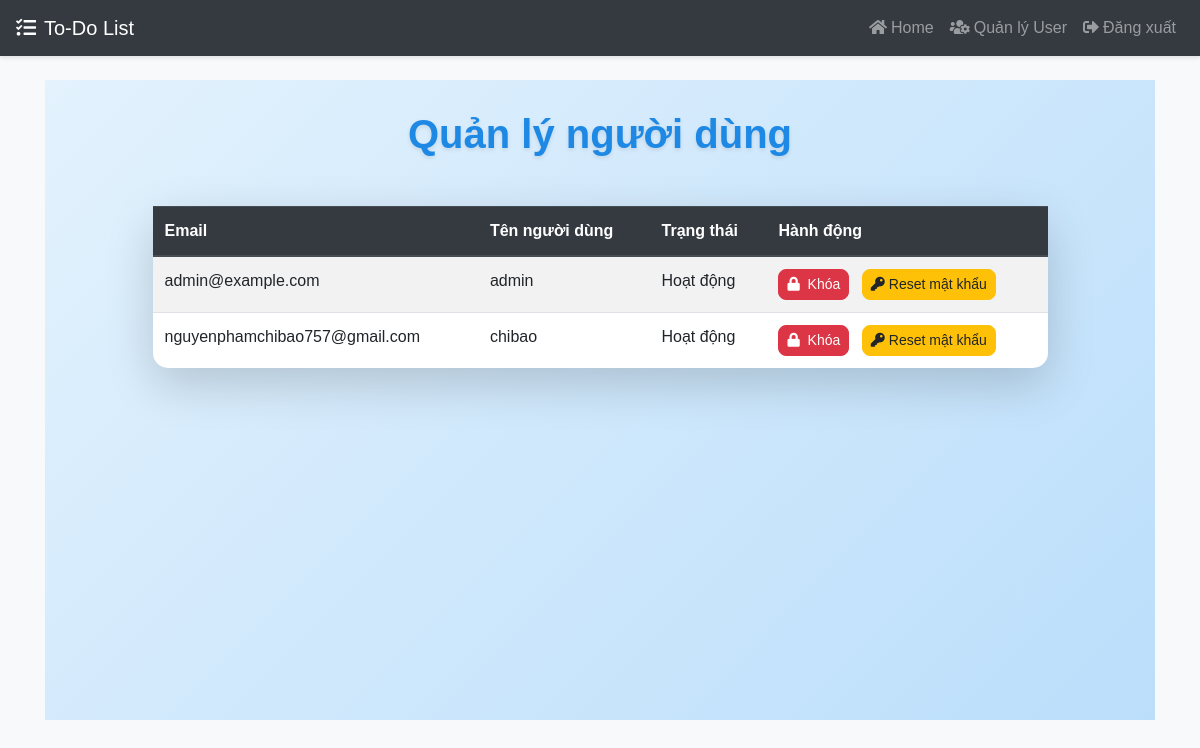
Before: /admin/users (signed in) with the older database file.
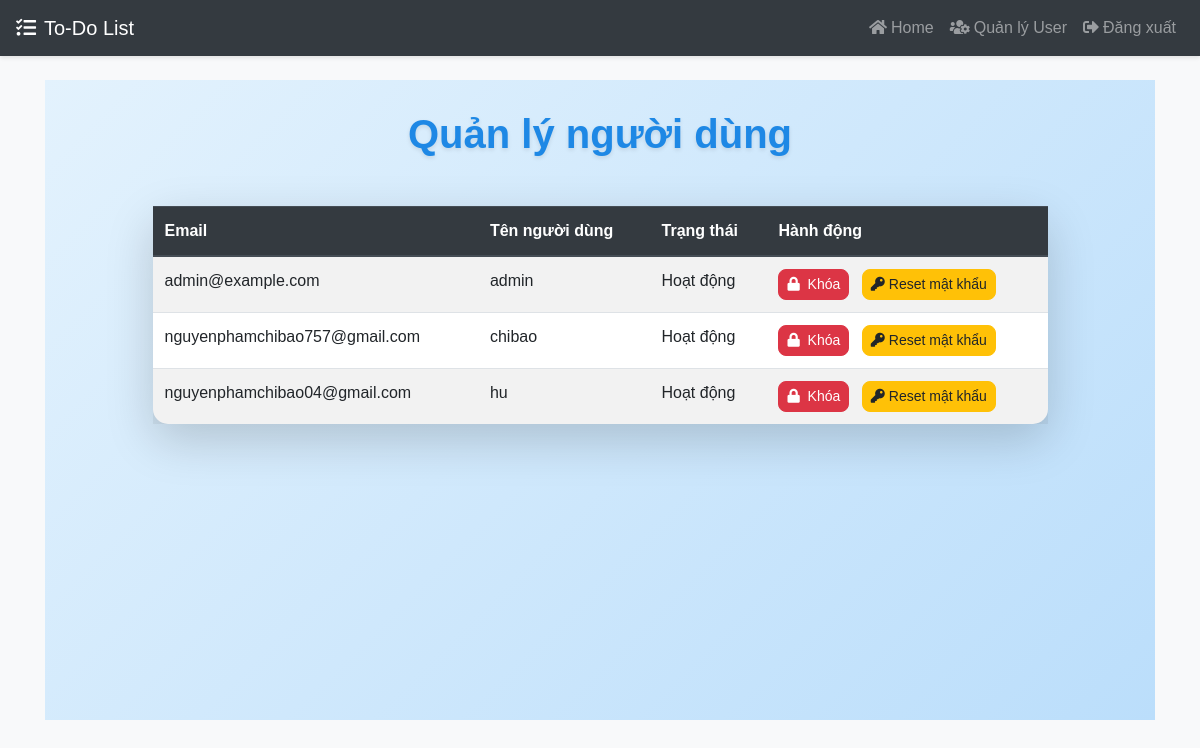
After: the same page with the newer database file.
### todolist/models.py (models this page shows, shortened)
class User(db.Model, UserMixin):
    id = db.Column(db.Integer, primary_key=True)
    email = db.Column(db.String(150), unique=True, nullable=False)
    password = db.Column(db.String(150), nullable=False)
    user_name = db.Column(db.String(150), unique=True, nullable=False)
    notes = db.relationship("Note", backref="user", lazy=True)
    is_blocked = db.Column(db.Boolean, default=False)
    is_admin = db.Column(db.Boolean, default=False)

### todolist/admin.py (the view)
@admin_bp.route('/users', methods=['GET'])
@login_required
def admin_users():
    if not current_user.is_admin:
        flash('Bạn không có quyền truy cập!', 'error')
        return redirect(url_for('views.home'))
    users = User.query.all()
    return render_template('admin_users.html', users=users)

### todolist/templates/admin_users.html
{% extends "base.html" %} {% block title %}Quản lý người dùng{% endblock %} {%
block content %}
<div
  class="container"
  style="
    min-height: 80vh;
    background: linear-gradient(135deg, #e3f2fd, #bbdefb);
    padding-top: 30px;
    padding-bottom: 30px;
  "
>
  <div class="row justify-content-center">
    <div class="col-md-10">
      <h1
        class="text-center mb-5"
        style="
          font-weight: 600;
          color: #1e88e5;
          text-shadow: 0 2px 4px rgba(0, 0, 0, 0.1);
        "
      >
        Quản lý người dùng
      </h1>
      <table
        class="table table-striped shadow-lg"
        style="background: #ffffff; border-radius: 15px"
      >
        <thead class="thead-dark">
          <tr>
            <th>Email</th>
            <th>Tên người dùng</th>
            <th>Trạng thái</th>
            <th>Hành động</th>
          </tr>
        </thead>
        <tbody>
          {% for user in users %}
          <tr>
            <td>{{ user.email }}</td>
            <td>{{ user.user_name }}</td>
            <td>{{ "Khóa" if user.is_blocked else "Hoạt động" }}</td>
            <td>
              <form
                method="POST"
                action="/admin/block_user/{{ user.id }}"
                style="display: inline"
              >
                <button
                  type="submit"
                  class="btn btn-sm {{ 'btn-danger' if not user.is_blocked else 'btn-success' }}"
                  style="border-radius: 8px"
                >
                  <i
                    class="fas {{ 'fa-lock' if not user.is_blocked else 'fa-unlock' }} mr-1"
                  ></i>
                  {{ "Khóa" if not user.is_blocked else "Mở khóa" }}
                </button>
              </form>
              <form
                method="POST"
                action="/admin/reset_password/{{ user.id }}"
                style="display: inline"
              >
                <button
                  type="submit"
                  class="btn btn-sm btn-warning ml-2"
                  style="border-radius: 8px"
                >
                  <i class="fas fa-key mr-1"></i>Reset mật khẩu
                </button>
              </form>
            </td>
          </tr>
          {% endfor %}
        </tbody>
      </table>
    </div>
  </div>
</div>
{% endblock %}

### todolist/templates/base.html (shortened to what this page needs)
<!DOCTYPE html>
<html lang="vi">
  <head>
    <link
      rel="stylesheet"
      href="https://cdn.jsdelivr.net/npm/bootstrap@4.6.2/dist/css/bootstrap.min.css"
    />
    <link
      rel="stylesheet"
      href="https://cdnjs.cloudflare.com/ajax/libs/font-awesome/5.15.4/css/all.min.css"
    />
    <link
      rel="stylesheet"
      href="{{ url_for('static', filename='style.css') }}"
    />
  </head>
  <body>
    <nav class="navbar navbar-expand-lg navbar-dark bg-dark">
      <a class="navbar-brand" href="/">
        <i class="fas fa-tasks mr-2"></i>To-Do List
      </a>
      <div class="collapse navbar-collapse" id="navbarNav">
        <ul class="navbar-nav ml-auto">
          {% if current_user.is_authenticated %}
          <li class="nav-item">
            <a class="nav-link" href="/home"
              ><i class="fas fa-home mr-1"></i>Home</a
            >
          </li>
          {% if user.is_admin %}
          <li class="nav-item">
            <a class="nav-link" href="/admin/users"
              ><i class="fas fa-users-cog mr-1"></i>Quản lý User</a
            >
          </li>
          {% endif %}
          <li class="nav-item">
            <a class="nav-link" href="/logout"
              ><i class="fas fa-sign-out-alt mr-1"></i>Đăng xuất</a
            >
          </li>
          {% endif %}
        </ul>
      </div>
    </nav>
    <div class="container mt-4">{% block content %}{% endblock %}</div>
  </body>
</html>

### todolist/static/style.css (style rules this page uses)
body { background-color: #f8f9fa; font-family: "Arial", sans-serif; }
.btn-danger { transition: transform 0.2s, box-shadow 0.2s; }
.navbar { box-shadow: 0 2px 4px rgba(0, 0, 0, 0.1); }

Changed rows visible on the page:
added User: email "nguyenphamchibao04@gmail.com", user_name "hu", is_blocked "Hoạt động", is_blocked "Khóa"
